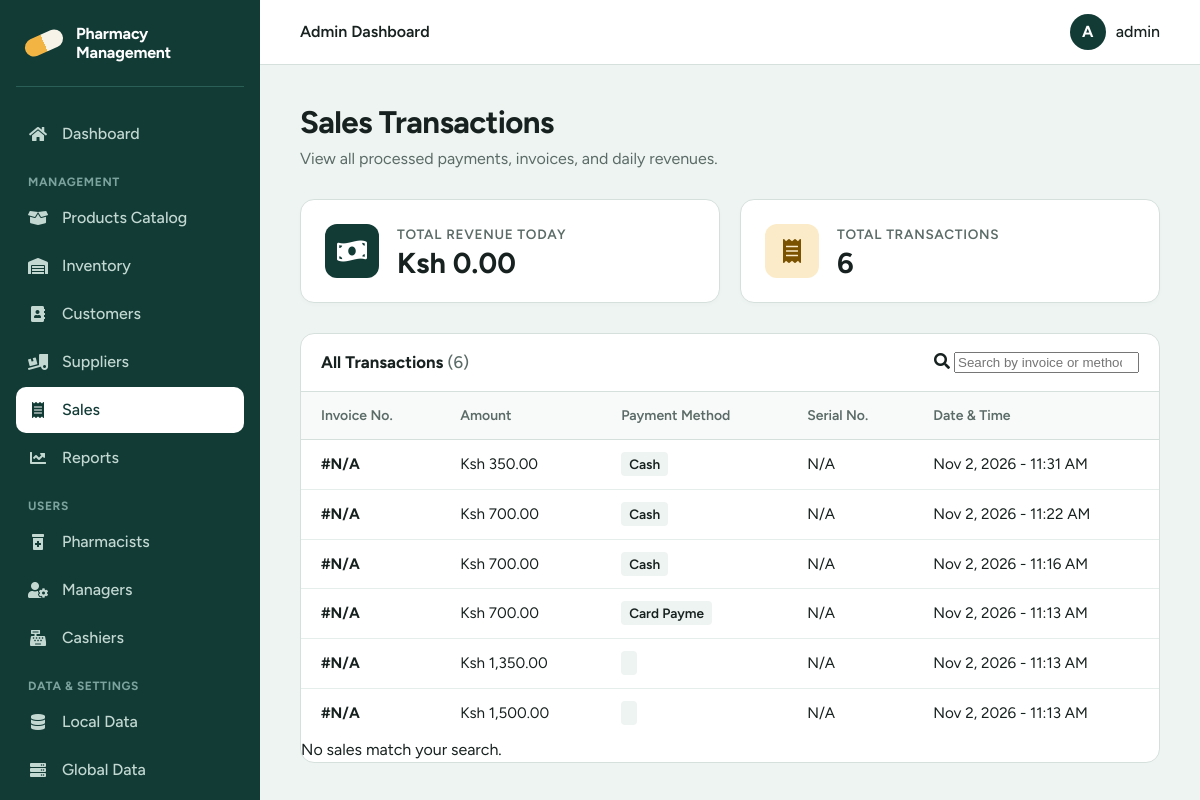
The page /admin/admin_sales.php (signed in) on the database its author committed.
### tables this page shows
CREATE TABLE `receipts` (
  `reciptNo` int(10) NOT NULL,
  `customer_id` varchar(20) NOT NULL,
  `total` int(10) NOT NULL,
  `payType` varchar(30) NOT NULL,
  `serialno` varchar(10) DEFAULT NULL,
  `served_by` varchar(15) NOT NULL,
  `date` timestamp NOT NULL DEFAULT current_timestamp(),
  `cashier_id` int(11) DEFAULT NULL,
  `customer_name` varchar(60) DEFAULT NULL,
  `customer_phone` varchar(20) DEFAULT NULL,
  `discount` int(10) NOT NULL DEFAULT 0,
  `tendered` int(10) DEFAULT NULL,
  `change_due` int(10) NOT NULL DEFAULT 0,
  `notes` varchar(255) DEFAULT NULL
);

CREATE TABLE `paymenttypes` (
  `id` tinyint(5) NOT NULL,
  `Name` varchar(15) NOT NULL
);

### admin/admin_sales.php (the view, shortened to what this page needs)
<?php
include_once('../connect_db.php');
try {
    $query = "
        SELECT r.*, pt.Name as payment_method
        FROM receipts r
        LEFT JOIN paymenttypes pt ON r.payType = pt.Name
        ORDER BY r.date DESC
    ";
    $stmt = $con->prepare($query);
    $stmt->execute();
    $sales = $stmt->fetchAll(PDO::FETCH_ASSOC);
} catch (PDOException $e) {
    $message1 = "Error loading sales: " . htmlspecialchars($e->getMessage());
    $sales = [];
}
$total_today = 0;
include '../includes/head.php';
include '../includes/sidebar_admin.php';
include '../includes/header.php';
?>
<main class="main">
    <h1>Sales Transactions</h1>
    <p class="lead">View all processed payments, invoices, and daily revenues.</p>
    <div class="metrics-grid" style="margin-bottom: 30px;">
        <div class="metric-card">
            <div class="metric-icon metric-icon--pine"><i class="fas fa-money-bill-wave"></i></div>
            <div class="metric-info">
              <h3>Total Revenue Today</h3>
              <p>Ksh <?php echo number_format((float)$total_today, 2); ?></p>
            </div>
        </div>
        <div class="metric-card">
            <div class="metric-icon metric-icon--amber"><i class="fas fa-receipt"></i></div>
            <div class="metric-info">
              <h3>Total Transactions</h3>
              <p><?php echo number_format(count($sales)); ?></p>
            </div>
        </div>
    </div>
    <section class="card">
      <div class="card-head">
        <h2>All Transactions <span class="count">(<?php echo count($sales); ?>)</span></h2>
        <?php if (count($sales) > 0): ?>
        <div class="search">
          <i class="fas fa-search" aria-hidden="true"></i>
          <input type="search" id="filter" placeholder="Search by invoice or method..." aria-label="Search sales">
        </div>
        <?php endif; ?>
      </div>
      <?php if (count($sales) === 0): ?>
        <div class="empty">
          <p>No sales transactions found in the receipts table.</p>
        </div>
      <?php else: ?>
      <div class="table-wrap">
        <table id="salesTable">
          <thead>
            <tr>
              <th>Invoice No.</th>
              <th>Amount</th>
              <th>Payment Method</th>
              <th>Serial No.</th>
              <th>Date & Time</th>
            </tr>
          </thead>
          <tbody>
          <?php foreach ($sales as $row):
            $inv = $row['invoice_no'] ?? $row['invoice_id'] ?? 'N/A';
            $amt = $row['amount'] ?? $row['total'] ?? $row['payment_amount'] ?? 0;
            $type = $row['payment_method'] ?? $row['payType'] ?? 'Unknown';
            $serial = $row['serial_no'] ?? 'N/A';
            $date_val = $row['date'] ?? $row['payment_date'] ?? date('Y-m-d');
          ?>
            <tr>
              <td><strong>#<?php echo htmlspecialchars($inv); ?></strong></td>
              <td>Ksh <?php echo number_format((float)$amt, 2); ?></td>
              <td>
                <span style="background: var(--mist); padding: 4px 8px; border-radius: 4px; font-size: 0.85rem; font-weight: 600;">
                    <?php echo htmlspecialchars($type); ?>
                </span>
              </td>
              <td><?php echo htmlspecialchars($serial); ?></td>
              <td><?php echo date('M j, Y - g:i A', strtotime($date_val)); ?></td>
            </tr>
          <?php endforeach; ?>
          </tbody>
        </table>
      </div>
      <div class="no-match" id="noMatch">No sales match your search.</div>
      <?php endif; ?>
    </section>
</main>
<?php include '../includes/footer.php'; ?>

### includes/head.php (style rules this page uses)
:root { --pine: #123b36; --pine-soft: #1c524b; --pine-line: #2a5f57; --amber: #f2b544; --mist: #eef4f1; --paper: #ffffff; --ink: #17211f; --ink-soft: #5b6b67; --line: #d5e0dc; --danger: #b3261e; --danger-bg: #fdecea; --ok: #1e6b3a; --ok-bg: #e6f4ea; --radius: 10px; --sidebar: 260px; --font: "Figtree", system-ui, -apple-system, sans-serif; }
*, *::before, *::after { box-sizing: border-box; }
html { -webkit-text-size-adjust: 100%; }
body { margin: 0; font-family: var(--font); font-size: 16px; line-height: 1.5; color: var(--ink); background: var(--mist); }
.main { margin-left: var(--sidebar); padding: 40px; max-width: 1200px; }
.main h1 { margin: 0 0 6px; font-size: clamp(1.6rem, 2.6vw, 2.2rem); line-height: 1.15; letter-spacing: -0.02em; }
.main .lead { margin: 0 0 28px; color: var(--ink-soft); }
.metrics-grid { display: grid; grid-template-columns: repeat(auto-fit, minmax(220px, 1fr)); gap: 20px; margin-bottom: 40px; }
.metric-card { background: var(--paper); border: 1px solid var(--line); border-radius: 14px; padding: 24px; display: flex; align-items: center; gap: 18px; box-shadow: 0 2px 4px rgba(0,0,0,0.02); }
.metric-icon { width: 54px; height: 54px; border-radius: 12px; display: grid; place-items: center; font-size: 1.5rem; flex-shrink: 0; }
.metric-icon--pine { background: var(--pine); color: #fff; }
.metric-icon--amber { background: #fbebc8; color: #7a5200; }
.metric-info h3 { margin: 0; font-size: 0.85rem; color: var(--ink-soft); font-weight: 600; text-transform: uppercase; letter-spacing: 0.05em; }
.metric-info p { margin: 4px 0 0; font-size: 1.8rem; font-weight: 700; color: var(--ink); line-height: 1; }
.card { background: var(--paper); border: 1px solid var(--line); border-radius: 14px; overflow: hidden; }
.card-head { display: flex; align-items: center; justify-content: space-between; gap: 16px; flex-wrap: wrap; padding: 16px 20px; border-bottom: 1px solid var(--line); }
.card-head h2 { margin: 0; font-size: 1.05rem; }
.count { color: var(--ink-soft); font-weight: 500; }
.table-wrap { overflow-x: auto; }
table { width: 100%; border-collapse: collapse; font-size: 0.95rem; }
th, td { padding: 13px 20px; text-align: left; white-space: nowrap; }
th { font-size: 0.875rem; font-weight: 600; color: var(--ink-soft); background: #f7faf9; border-bottom: 1px solid var(--line); }
td { border-bottom: 1px solid #e6eeeb; }
tbody tr:last-child td { border-bottom: 0; }

### rows shown on the page
receipts: inv "N/A", total "350.00", paymenttypes.Name "Cash", serialno "N/A", date "Nov 2, 2026 - 11:31 AM"
receipts: inv "N/A", total "700.00", paymenttypes.Name "Cash", serialno "N/A", date "Nov 2, 2026 - 11:22 AM"
receipts: inv "N/A", total "700.00", paymenttypes.Name "Cash", serialno "N/A", date "Nov 2, 2026 - 11:16 AM"
receipts: inv "N/A", total "700.00", payType "Card Payme", serial "N/A", date "Nov 2, 2026 - 11:13 AM"
receipts: inv "N/A", total "1,350.00", serialno "N/A", date "Nov 2, 2026 - 11:13 AM"
receipts: inv "N/A", total "1,500.00", serialno "N/A", date "Nov 2, 2026 - 11:13 AM"

### other values the page prints
$topbar_title "Admin Dashboard"
substr($user, 0, 1) "A"
$user "admin"
$total_today "0.00"
count($sales) "6"
